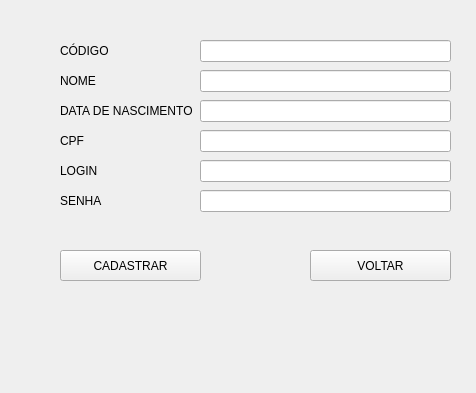
<?xml version="1.0" encoding="UTF-8"?>
<ui version="4.0">
 <class>Form</class>
 <widget class="QWidget" name="Form">
  <property name="windowModality">
   <enum>Qt::ApplicationModal</enum>
  </property>
  <property name="geometry">
   <rect>
    <x>0</x>
    <y>0</y>
    <width>476</width>
    <height>393</height>
   </rect>
  </property>
  <property name="windowTitle">
   <string>Form</string>
  </property>
  <widget class="QLineEdit" name="txt_nome_funcionario">
   <property name="geometry">
    <rect>
     <x>200</x>
     <y>70</y>
     <width>251</width>
     <height>22</height>
    </rect>
   </property>
  </widget>
  <widget class="QLineEdit" name="txt_codigo_funcionario">
   <property name="geometry">
    <rect>
     <x>200</x>
     <y>40</y>
     <width>251</width>
     <height>22</height>
    </rect>
   </property>
  </widget>
  <widget class="QLineEdit" name="txt_data_funcionario">
   <property name="geometry">
    <rect>
     <x>200</x>
     <y>100</y>
     <width>251</width>
     <height>22</height>
    </rect>
   </property>
  </widget>
  <widget class="QLabel" name="login_6">
   <property name="geometry">
    <rect>
     <x>60</x>
     <y>190</y>
     <width>141</width>
     <height>21</height>
    </rect>
   </property>
   <property name="cursor">
    <cursorShape>ArrowCursor</cursorShape>
   </property>
   <property name="text">
    <string>SENHA</string>
   </property>
  </widget>
  <widget class="QLineEdit" name="txt_cpf_funcionario">
   <property name="geometry">
    <rect>
     <x>200</x>
     <y>130</y>
     <width>251</width>
     <height>22</height>
    </rect>
   </property>
  </widget>
  <widget class="QLineEdit" name="txt_senha_funcionario">
   <property name="geometry">
    <rect>
     <x>200</x>
     <y>190</y>
     <width>251</width>
     <height>22</height>
    </rect>
   </property>
  </widget>
  <widget class="QLabel" name="login_3">
   <property name="geometry">
    <rect>
     <x>60</x>
     <y>100</y>
     <width>141</width>
     <height>21</height>
    </rect>
   </property>
   <property name="cursor">
    <cursorShape>ArrowCursor</cursorShape>
   </property>
   <property name="text">
    <string>DATA DE NASCIMENTO</string>
   </property>
  </widget>
  <widget class="QLabel" name="login_5">
   <property name="geometry">
    <rect>
     <x>60</x>
     <y>160</y>
     <width>141</width>
     <height>21</height>
    </rect>
   </property>
   <property name="cursor">
    <cursorShape>ArrowCursor</cursorShape>
   </property>
   <property name="text">
    <string>LOGIN</string>
   </property>
  </widget>
  <widget class="QPushButton" name="botao_voltar_funcionario">
   <property name="geometry">
    <rect>
     <x>310</x>
     <y>250</y>
     <width>141</width>
     <height>31</height>
    </rect>
   </property>
   <property name="text">
    <string>VOLTAR</string>
   </property>
  </widget>
  <widget class="QLabel" name="login_2">
   <property name="geometry">
    <rect>
     <x>60</x>
     <y>70</y>
     <width>51</width>
     <height>21</height>
    </rect>
   </property>
   <property name="cursor">
    <cursorShape>ArrowCursor</cursorShape>
   </property>
   <property name="text">
    <string>NOME</string>
   </property>
  </widget>
  <widget class="QLabel" name="login">
   <property name="geometry">
    <rect>
     <x>60</x>
     <y>40</y>
     <width>51</width>
     <height>21</height>
    </rect>
   </property>
   <property name="cursor">
    <cursorShape>ArrowCursor</cursorShape>
   </property>
   <property name="text">
    <string>CÓDIGO</string>
   </property>
  </widget>
  <widget class="QLineEdit" name="txt_login_funcionario">
   <property name="geometry">
    <rect>
     <x>200</x>
     <y>160</y>
     <width>251</width>
     <height>22</height>
    </rect>
   </property>
  </widget>
  <widget class="QLabel" name="login_4">
   <property name="geometry">
    <rect>
     <x>60</x>
     <y>130</y>
     <width>141</width>
     <height>21</height>
    </rect>
   </property>
   <property name="cursor">
    <cursorShape>ArrowCursor</cursorShape>
   </property>
   <property name="text">
    <string>CPF</string>
   </property>
  </widget>
  <widget class="QPushButton" name="botao_cadastrar_funcionario">
   <property name="geometry">
    <rect>
     <x>60</x>
     <y>250</y>
     <width>141</width>
     <height>31</height>
    </rect>
   </property>
   <property name="text">
    <string>CADASTRAR</string>
   </property>
  </widget>
 </widget>
 <resources/>
 <connections/>
</ui>
